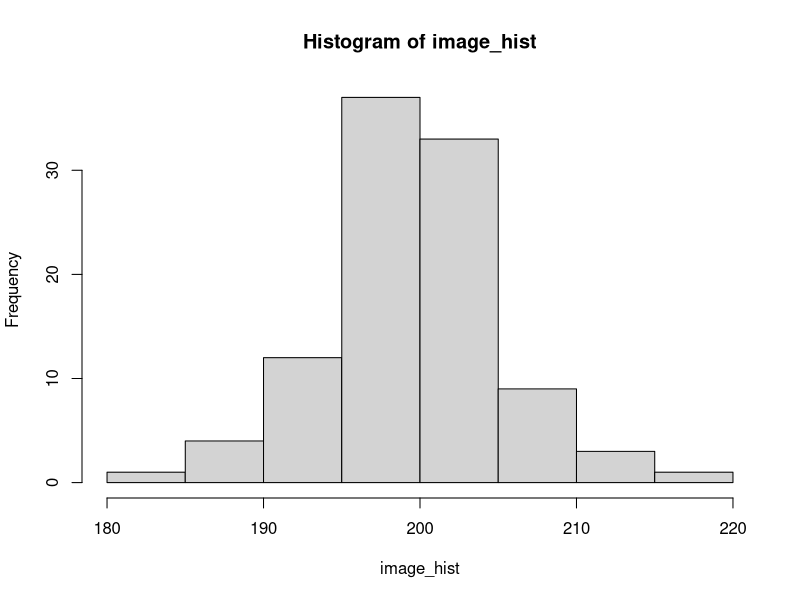
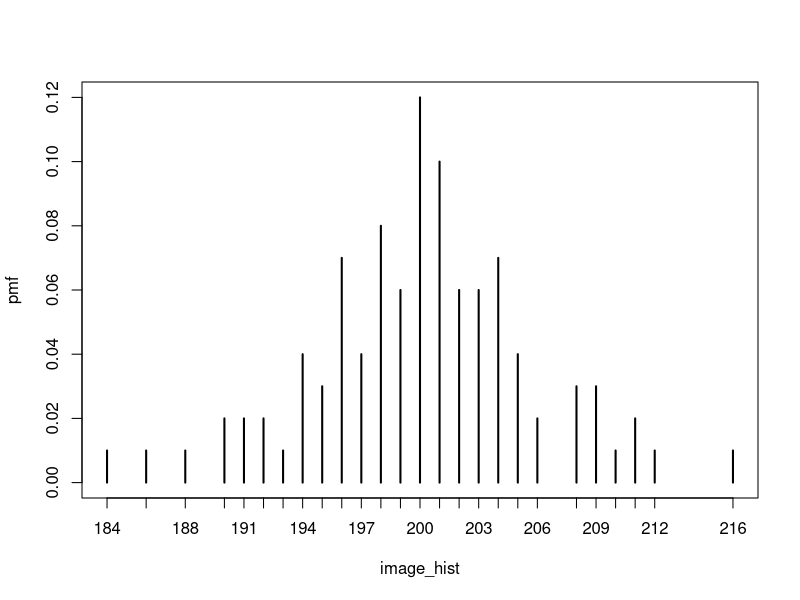
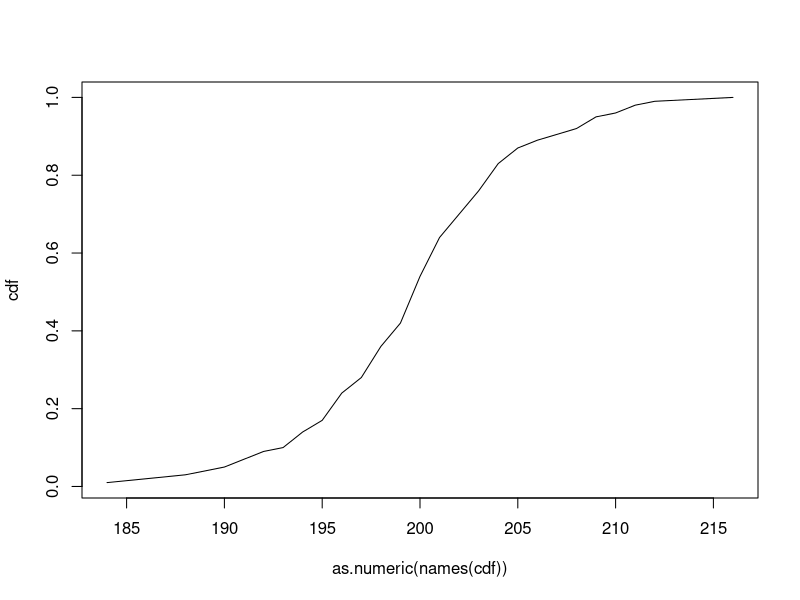
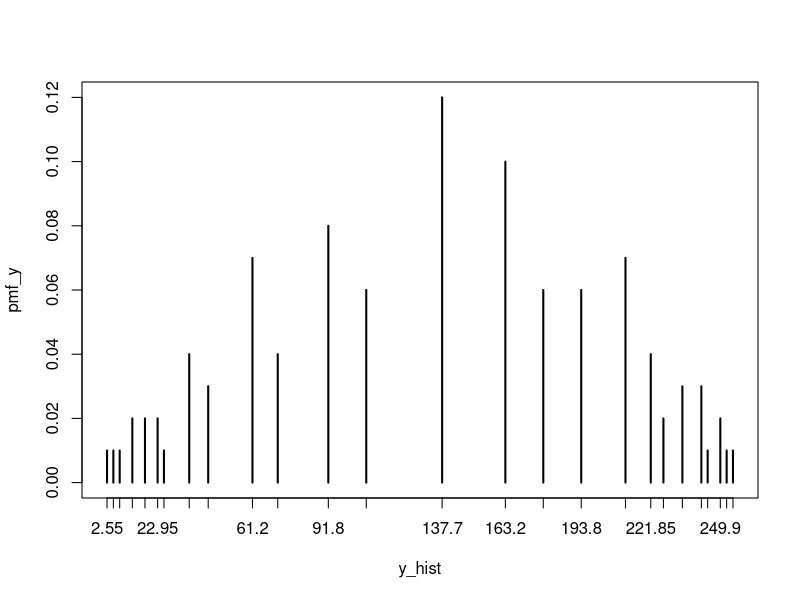
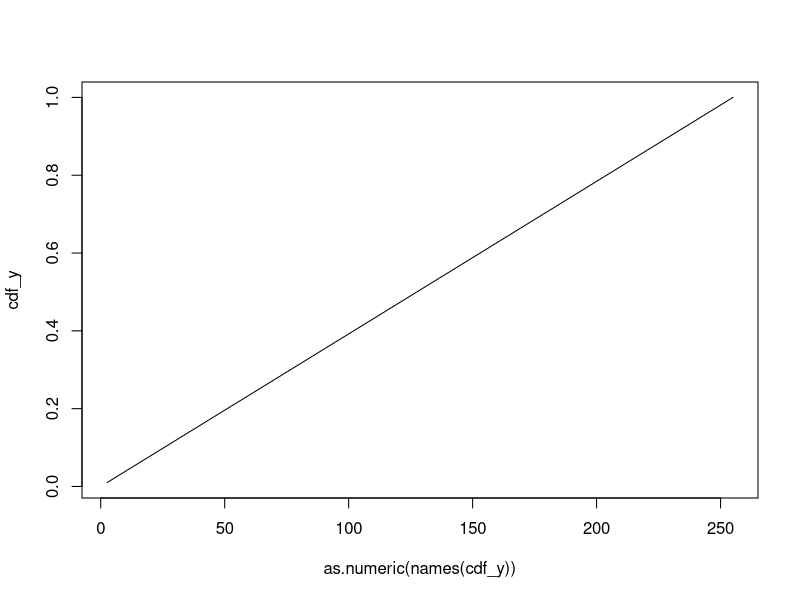
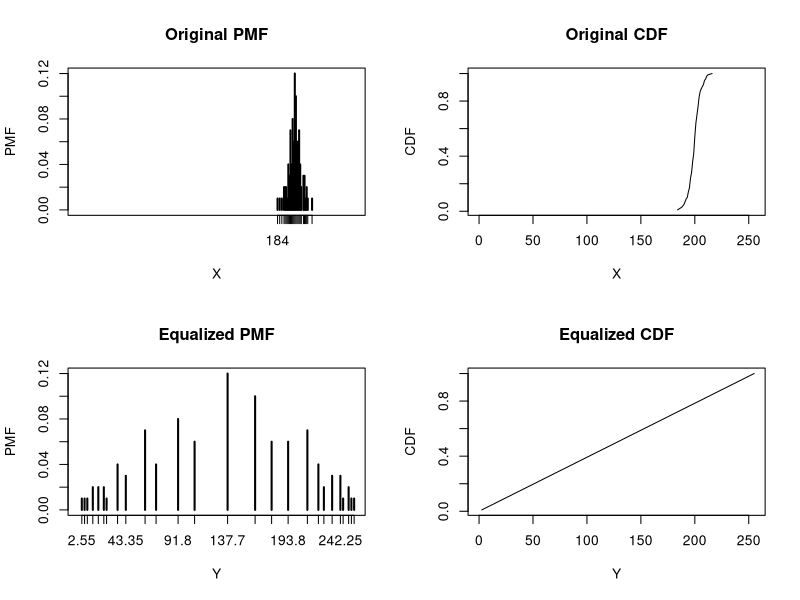

The R source for these figures, in order:
#histogram equalization example
set.seed(2020)
image_hist<-floor(rnorm(100, mean=200, sd=5))
length(image_hist)
head(image_hist)
hist(image_hist)

#pmf values
pmf<-table(image_hist)/100

#cdf values
cdf<-cumsum(pmf)

#plot pmf
plot(pmf)
#plot cdf
plot(y=cdf, x=as.numeric(names(cdf)), type='l')

############
# histogram equalized image
############
#y_hist<-floor(255*(cdf[as.character(image_hist)]))
y_hist<-(255*(cdf[as.character(image_hist)]))

#pmf values
pmf_y<-table(y_hist)/100

#cdf values
cdf_y<-cumsum(pmf_y)

#plot pmf
plot(pmf_y)
#plot cdf
plot(y=cdf_y, x=as.numeric(names(cdf_y)), type='l')

#putting it all together
par(mfrow=c(2, 2))
#plot pmf
plot(pmf, main="Original PMF", xlab="X", ylab="PMF", xlim=c(0,255))
#plot cdf
plot(y=cdf, x=as.numeric(names(cdf)), type='l', main="Original CDF", xlab="X", ylab="CDF", xlim=c(0,255) )
#plot pmf
plot(pmf_y, main="Equalized PMF", xlab="Y", ylab="PMF", xlim=c(0,255))
#plot cdf
plot(y=cdf_y, x=as.numeric(names(cdf_y)), type='l', main="Equalized CDF", xlab="Y", ylab="CDF", xlim=c(0,255))
